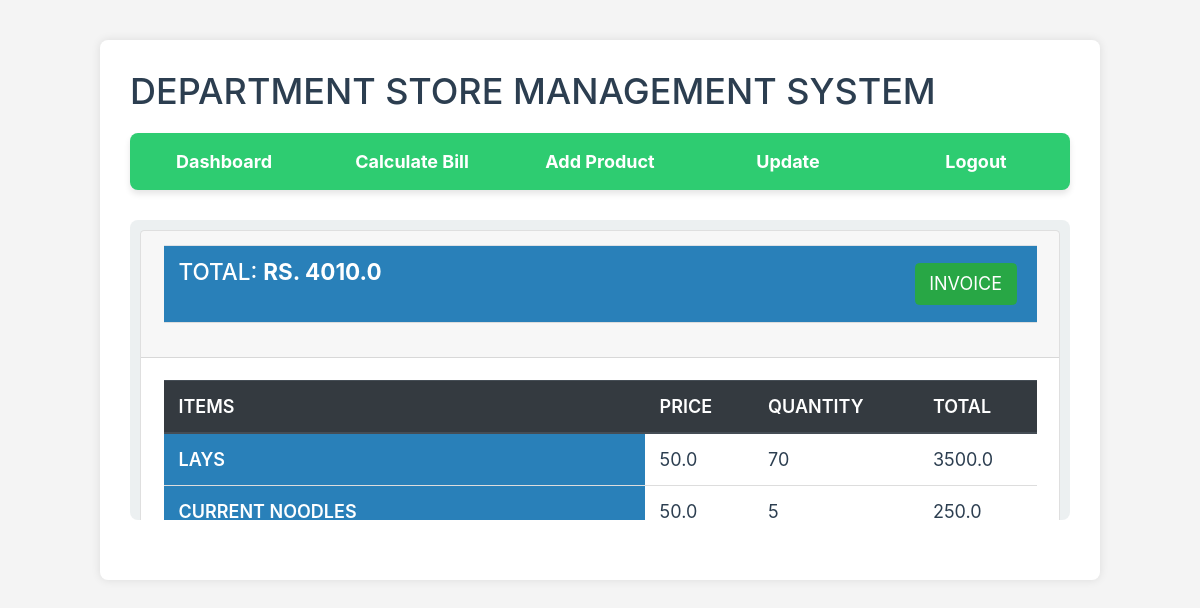
The page /final-bill/3 (signed in) on the database its author committed.
### store/models.py (models this page shows, shortened)
class BillItems(models.Model):
    bill = models.ForeignKey(Bill, on_delete=models.SET_NULL, null=True)
    product = models.ForeignKey(Product, on_delete=models.SET_NULL, null=True)
    quantity = models.IntegerField(default=0, null=True, blank=True)
    def productInfo(self):
        info = {'name':self.product.product_name, 'price': self.product.product_sp}
        return info
    def total(self):
        return self.quantity*self.product.product_sp

class Product(models.Model):
    product_name = models.CharField(max_length=200)
    product_description = models.TextField()
    product_quantity = models.IntegerField()
    product_company = models.CharField(max_length=264)
    product_cp = models.FloatField()
    product_sp = models.FloatField()

### store/views.py (the view)
# urls.py: path('final-bill/<int:id>', views.final_bill, name="final-bill"),
@login_required(login_url="/account/login")
def final_bill(request, id):
    billItems = BillItems.objects.filter(bill=Bill.objects.get(id=id))
    grandTotal = 0
    for i in billItems:
        grandTotal += int(i.quantity)*float(i.product.product_sp)
    context = {'items': billItems, 'billId': id, 'g_total':grandTotal}
    return render(request, 'final-bill.html', context)

### templates/final-bill.html
{% extends 'base.html' %}
{% block content %}
<div class="content form-wrapper">
    <div class="card">
        <div class="card-header">
            <table class="table">
                <tr>
                    <th><h5>Total: <strong>Rs. {{g_total}}</strong></h5></th>
                    <th>
                        <a style="float:right; margin:5px;" href="/print-bill/{{billId}}" class="btn btn-success" target="_blank">Invoice</a>
                    </th>
                </tr>
            </table>
        </div>
        <div class="card-body">
            <table class="table">
                <thead class="thead-dark">
                  <tr>
                    <th scope="col">Items</th>
                    <th scope="col">Price</th>
                    <th scope="col">Quantity</th>
                    <th scope="col">Total</th>
                  </tr>
                </thead>
                <tbody>
                    {% for item in items%}
                  <tr>
                    <th scope="row">{{item.productInfo.name}}</th>
                    <td>{{item.productInfo.price}}</td>
                    <td>{{item.quantity}}</td>
                    <td>{{item.total}}</td>
                  </tr>
                  {% endfor %}
                </tbody>
              </table>
        </div>
    </div>
</div>
{% endblock %}

### static/css/index.css (style rules this page uses)
* { margin: 0; padding: 0; box-sizing: border-box; }
html { font-family: 'Lato', sans-serif; font-weight: 300; font-size: 18px; text-rendering: optimizeLegibility; overflow-x: hidden; }
body { background: #f4f4f4; background-repeat: no-repeat; background-attachment: fixed; background-position: center; }
.form-wrapper { padding: 10px; width: auto; height: 300px; overflow-y: scroll; margin-top: 20px; background-color: #ecf0f1; border-radius: 8px; }
.content { margin: 30px 0; color: #34495e; }
.table { width: 100%; border-collapse: collapse; margin-bottom: 20px; }
.table th, .table td { padding: 12px 15px; border-bottom: 1px solid #ddd; text-align: left; color: #2c3e50; }
.table th { background-color: #2980b9; color: #ffffff; text-transform: uppercase; font-weight: 600; }

### rows shown on the page
BillItems: productInfo.name "LAYS", productInfo.price "50.0", quantity "70", total "3500.0"
BillItems: productInfo.name "CURRENT NOODLES", productInfo.price "50.0", quantity "5", total "250.0"

### other values the page prints
{{ g_total }} "4010.0"
